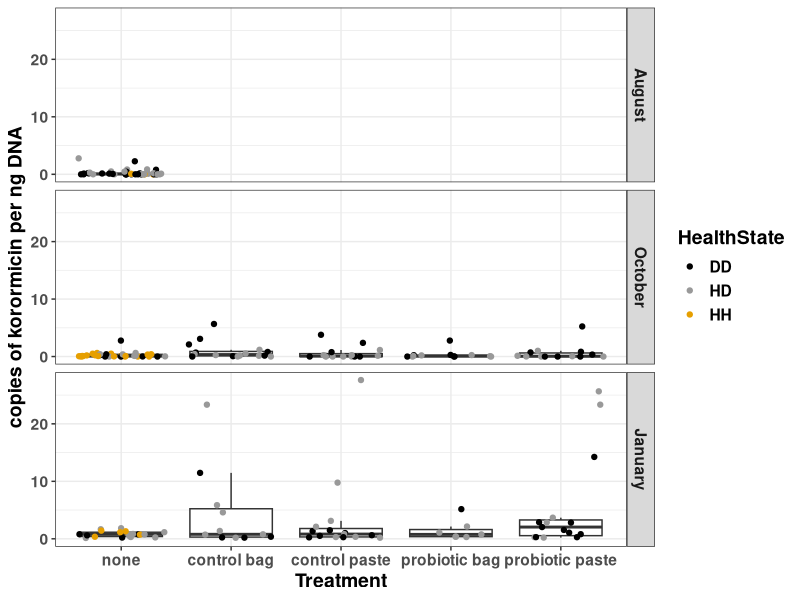
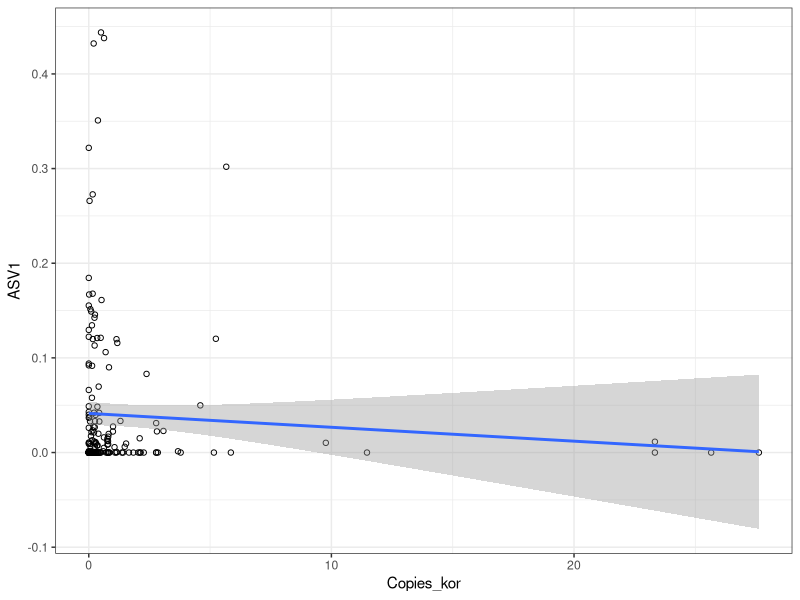
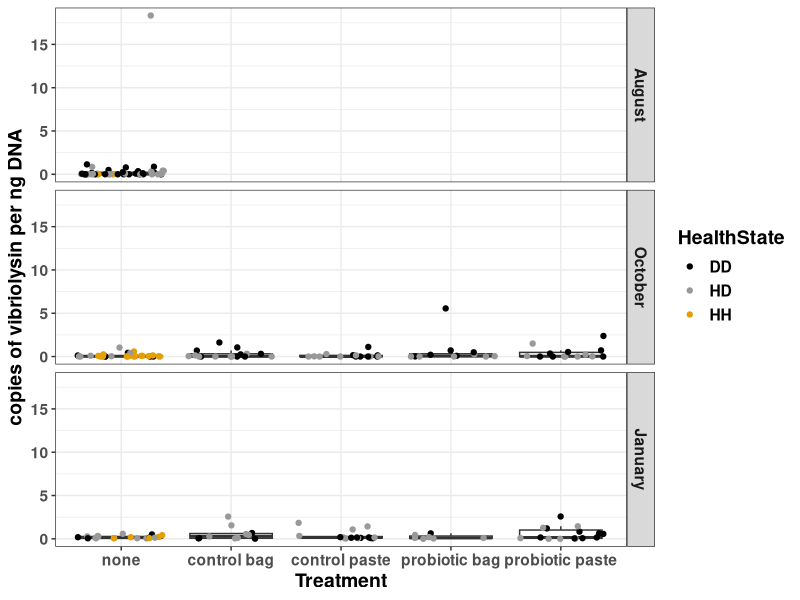

Reproduce these figures in R, in order.
## ---- chunk 1
knitr::opts_chunk$set(echo = TRUE)
## ---- chunk 2

library(ggplot2)
kor <- read.table("kor.txt",sep="\t",header=TRUE)

palette <- c("DD"="#000000","HD"="#999999","HH"="#E69F00")
kor$Month <- factor(kor$Month, levels=c("August","October","January"))
#label from the bottom up
kor$Treatment <- factor(kor$Treatment, levels=c("none","control bag","control paste","probiotic bag","probiotic paste"))

#one-way anova
model1<- aov(kor$Copies_kor~kor$Treatment)
summary(model1)
TukeyHSD(model1)

model2<- aov(kor$Copies_kor~kor$Month)
summary(model2)
TukeyHSD(model2)

model3<- aov(kor$Copies_kor~kor$HealthState)
summary(model3)
TukeyHSD(model3)


pdf("kor.pdf", width=8,height=6)
p1<-ggplot(kor,aes(Treatment,Copies_kor))+
  geom_boxplot(outlier.shape=NA)+
  geom_jitter(aes(color=HealthState))+
  facet_grid(Month~.,space="free")+
  theme(axis.title.x=element_blank())+
  theme_bw()+
  theme(text=element_text(size=14,face="bold"))+
  ylab("copies of korormicin per ng DNA")+
  scale_color_manual(values=palette)
p1
dev.off()

## ---- chunk 3

ddpcr_vs_asv <- read.table("KORddPCR_vs_PseudoaltASV1.txt",sep="\t",header=TRUE)
pdf("compareKORddPCR_PseudoaltASV1.pdf")
p3<-ggplot(ddpcr_vs_asv, aes(Copies_kor,ASV1))+
  geom_point(shape=1)+
  geom_smooth(method=lm)+
  theme_bw()
p3
dev.off()

## ---- chunk 4
library(ggplot2)
vcpA <- read.table("vcpA.txt",sep="\t",header=TRUE)

palette <- c("DD"="#000000","HD"="#999999","HH"="#E69F00")
vcpA$Month <- factor(vcpA$Month, levels=c("August","October","January"))
#label from the bottom up
vcpA$Treatment <- factor(vcpA$Treatment, levels=c("none","control bag","control paste","probiotic bag","probiotic paste"))

#one-way anova
model1<- aov(vcpA$Copies_vcpA~vcpA$Treatment)
summary(model1)
TukeyHSD(model1)

model2<- aov(vcpA$Copies_vcpA~vcpA$Month)
summary(model2)
TukeyHSD(model2)

model3<- aov(vcpA$Copies_vcpA~vcpA$HealthState)
summary(model3)
TukeyHSD(model3)

pdf("vcpA.pdf",width=8,height=6)
p2<-ggplot(vcpA,aes(Treatment,Copies_vcpA))+
  geom_boxplot(outlier.shape=NA)+
  geom_jitter(aes(color=HealthState))+
  facet_grid(Month~.,space="free")+
  theme(axis.title.x=element_blank())+
  theme_bw()+
  theme(text=element_text(size=14,face="bold"))+
  ylab("copies of vibriolysin per ng DNA")+
  scale_color_manual(values=palette)
p2
dev.off()

